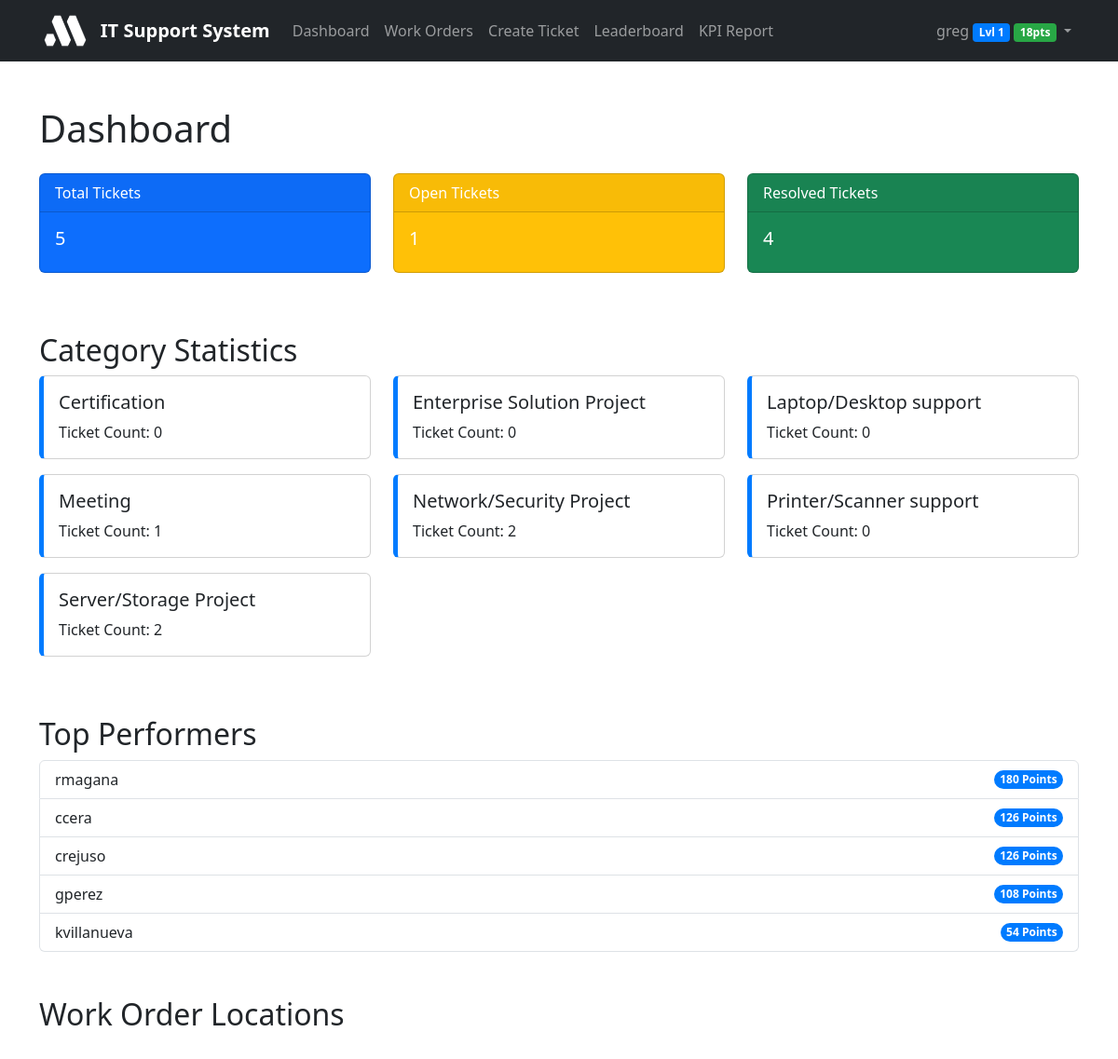
The app's page / (signed in) with its own data.
### workorders/models.py (models this page shows, shortened)
class UserProfile(models.Model):
    user = models.OneToOneField(User, on_delete=models.CASCADE)
    total_points = models.IntegerField(default=0)
    level = models.IntegerField(default=1)
    badges = models.JSONField(default=list, blank=True)
    tickets_resolved = models.IntegerField(default=0)
    average_resolution_time = models.FloatField(default=0.0, help_text="Average resolution time in hours")

class TaskCategory(models.Model):
    name = models.CharField(max_length=100, unique=True)
    description = models.TextField(blank=True)
    color = models.CharField(max_length=7, default='#007bff', help_text="Hex color code for category")
    multiplier = models.FloatField(default=1.0, help_text="Points multiplier for this category")
    created_at = models.DateTimeField(auto_now_add=True)
    class Meta:
        ordering = ['name']
        verbose_name_plural = "Task Categories"

### workorders/views.py (the view)
# urls.py: path('', views.dashboard, name='dashboard'),
def dashboard(request):
    total_tickets = WorkOrder.objects.count()
    open_tickets = WorkOrder.objects.filter(status='open').count()
    in_progress_tickets = WorkOrder.objects.filter(status='in_progress').count()
    resolved_tickets = WorkOrder.objects.filter(status='resolved').count()
    recent_tickets = WorkOrder.objects.all()[:10]
    category_stats = TaskCategory.objects.annotate(
        ticket_count=Count('workorder')
    ).values('name', 'ticket_count', 'color')
    top_performers = UserProfile.objects.order_by('-total_points')[:5]
    map_data = create_work_order_map()
    context = {
        'total_tickets': total_tickets,
        'open_tickets': open_tickets,
        'in_progress_tickets': in_progress_tickets,
        'resolved_tickets': resolved_tickets,
        'recent_tickets': recent_tickets,
        'category_stats': category_stats,
        'top_performers': top_performers,
        'map_html': map_data,
    }
    return render(request, 'workorders/dashboard.html', context)

### workorders/templates/workorders/dashboard.html (shortened to what this page needs)
{% extends 'base.html' %}
{% block content %}
<div class="container">
    <h1 class="mt-4">Dashboard</h1>
    <div class="row mt-4">
        <div class="col-md-4">
            <div class="card text-white bg-primary mb-3">
                <div class="card-header">Total Tickets</div>
                <div class="card-body">
                    <h5 class="card-title">{{ total_tickets }}</h5>
                </div>
            </div>
        </div>
        <div class="col-md-4">
            <div class="card text-white bg-warning mb-3">
                <div class="card-header">Open Tickets</div>
                <div class="card-body">
                    <h5 class="card-title">{{ open_tickets }}</h5>
                </div>
            </div>
        </div>
        <div class="col-md-4">
            <div class="card text-white bg-success mb-3">
                <div class="card-header">Resolved Tickets</div>
                <div class="card-body">
                    <h5 class="card-title">{{ resolved_tickets }}</h5>
                </div>
            </div>
        </div>
    </div>
    <h2 class="mt-5">Category Statistics</h2>
    <div class="row">
        {% for category in category_stats %}
        <div class="col-md-6 col-lg-4">
            <div class="card mb-3" style="border-left: 5px solid {{ category.color }};">
                <div class="card-body">
                    <h5 class="card-title">{{ category.name }}</h5>
                    <p class="card-text">Ticket Count: {{ category.ticket_count }}</p>
                </div>
            </div>
        </div>
        {% endfor %}
    </div>
    <h2 class="mt-5">Top Performers</h2>
    <ul class="list-group">
        {% for performer in top_performers %}
        <li class="list-group-item d-flex justify-content-between align-items-center">
            {{ performer.user.username }}
            <span class="badge badge-primary badge-pill">{{ performer.total_points }} Points</span>
        </li>
        {% endfor %}
    </ul>
    <h2 class="mt-5">Work Order Locations</h2>
    <div id="map" style="height: 500px;">
    </div>
</div>
{% endblock %}

### workorders/templates/base.html (shortened to what this page needs)
{% load django_bootstrap5 %}
{% load static %}
<!DOCTYPE html>
<html lang="en">
<head>
    {% bootstrap_css %}
</head>
<body>
    <nav class="navbar navbar-expand-lg navbar-dark bg-dark">
        <div class="container">
            <a class="navbar-brand" href="{% url 'dashboard' %}">
                <img src="{% static 'workorders/images/logo.png' %}" alt="Company Logo" class="company-logo">
                IT Support System
            </a>
            <div class="collapse navbar-collapse" id="navbarNav">
                <ul class="navbar-nav me-auto">
                    <li class="nav-item">
                        <a class="nav-link" href="{% url 'dashboard' %}">Dashboard</a>
                    </li>
                    <li class="nav-item">
                        <a class="nav-link" href="{% url 'work_order_list' %}">Work Orders</a>
                    </li>
                    <li class="nav-item">
                        <a class="nav-link" href="{% url 'work_order_create' %}">Create Ticket</a>
                    </li>
                    <li class="nav-item">
                        <a class="nav-link" href="{% url 'leaderboard' %}">Leaderboard</a>
                    </li>
                    <li class="nav-item">
                        <a class="nav-link" href="{% url 'kpi_report' %}">KPI Report</a>
                    </li>
                </ul>
                <ul class="navbar-nav">
                    {% if user.is_authenticated %}
                        <li class="nav-item dropdown">
                            <a class="nav-link dropdown-toggle" href="#" id="navbarDropdown" role="button" data-bs-toggle="dropdown">
                                {{ user.username }}
                                {% if user.userprofile %}
                                    <span class="badge level-badge">Lvl {{ user.userprofile.level }}</span>
                                    <span class="badge badge-points">{{ user.userprofile.total_points }}pts</span>
                                {% endif %}
                            </a>
                        </li>
                    {% else %}
                        <li class="nav-item">
                            <a class="nav-link" href="{% url 'login' %}">Login</a>
                        </li>
                    {% endif %}
                </ul>
            </div>
        </div>
    </nav>
    <main class="py-4">
        {% block content %}
        {% endblock %}
    </main>
</body>
</html>

### workorders/templates/base.html (style rules this page uses)
.navbar-brand { font-weight: bold; display: flex; align-items: center; }
.company-logo { height: 40px; width: auto; margin-right: 10px; }
.badge-points { background-color: #28a745; color: white; }
.level-badge { background-color: #007bff; color: white; }
.badge { display: inline-block; padding: 0.25rem 0.4rem; font-size: 0.75rem; font-weight: 700; line-height: 1; text-align: center; white-space: nowrap; vertical-align: baseline; border-radius: 0.25rem; }
.badge-primary { background-color: #007bff; color: white; }
.badge-pill { border-radius: 10rem; }

### records on screen
TaskCategory: name "Certification", ticket_count "0"
TaskCategory: name "Enterprise Solution Project", ticket_count "0"
TaskCategory: name "Laptop/Desktop support", ticket_count "0"
TaskCategory: name "Meeting", ticket_count "1"
TaskCategory: name "Network/Security Project", ticket_count "2"
TaskCategory: name "Printer/Scanner support", ticket_count "0"
TaskCategory: name "Server/Storage Project", ticket_count "2"
UserProfile: user.username "rmagana", total_points "180"
UserProfile: user.username "ccera", total_points "126"
UserProfile: user.username "crejuso", total_points "126"
UserProfile: user.username "gperez", total_points "108"
UserProfile: user.username "kvillanueva", total_points "54"

### other values on screen
{{ user.username }} "greg"
{{ user.userprofile.level }} "1"
{{ user.userprofile.total_points }} "18"
{{ total_tickets }} "5"
{{ open_tickets }} "1"
{{ resolved_tickets }} "4"
